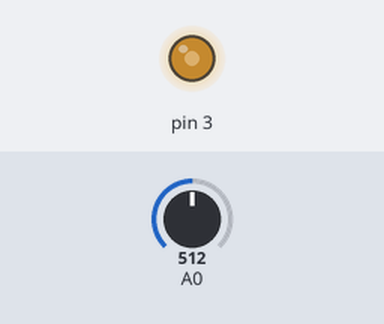
A sketch run on a simulated Arduino Uno, built with avr-gcc and run on an emulated ATmega328P. On the bench: output pins drawn as LEDs (lit = HIGH). Inputs (shaded band) come from the test bench; at power-on: A0 = 512.

Above: at 1.2 s.
1.3 s: A0 set to 716
At 2.1 s:
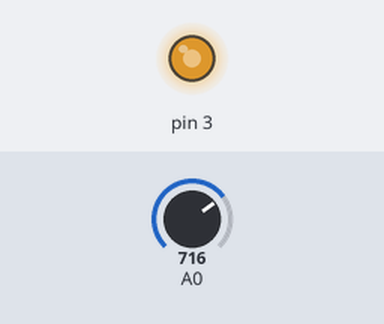
2.8 s: A0 set to 900
At 3.5 s:
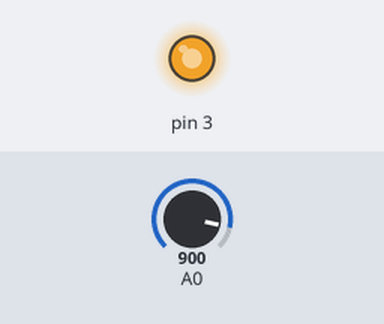
4.3 s: A0 set to 122
At 4.8 s:
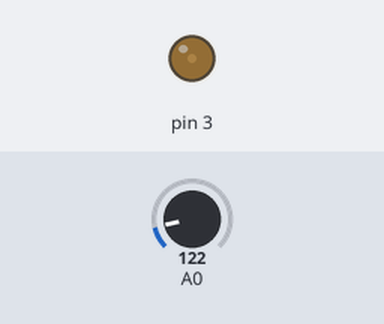
5.8 s: A0 set to 0
At 6.1 s:
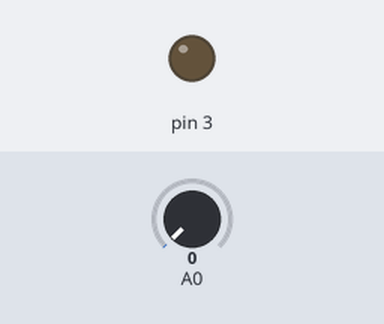
7.3 s: A0 set to 511
At 8.7 s:
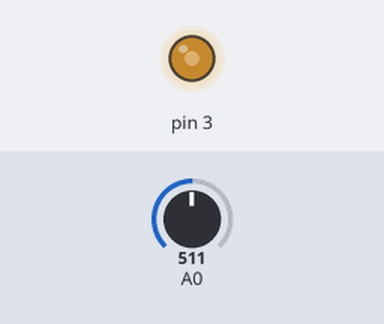
Timing chart, 0 to 9.8 s (numbered marks = the images above; inputs shaded):
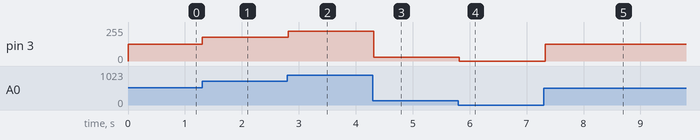

The sketch:

sketch_jun19a.ino
```cpp
void setup()
{
  pinMode(3, OUTPUT);
}

void loop()
{
  int val = analogRead(A0);
  int brightness = map(val, 0, 1023, 0, 255);
  analogWrite(3, brightness);
  delay(50);
}
```

Measured:
- after the input at 1.3 s, pin 3: 127/255 → 178/255 at once
- after the input at 2.8 s, pin 3: 178/255 → 224/255 at once
- after the input at 4.3 s, pin 3: 224/255 → 30/255 at once
- after the input at 5.8 s, pin 3: 30/255 → 0/255 at once
- after the input at 7.3 s, pin 3: 0/255 → 127/255 at once
